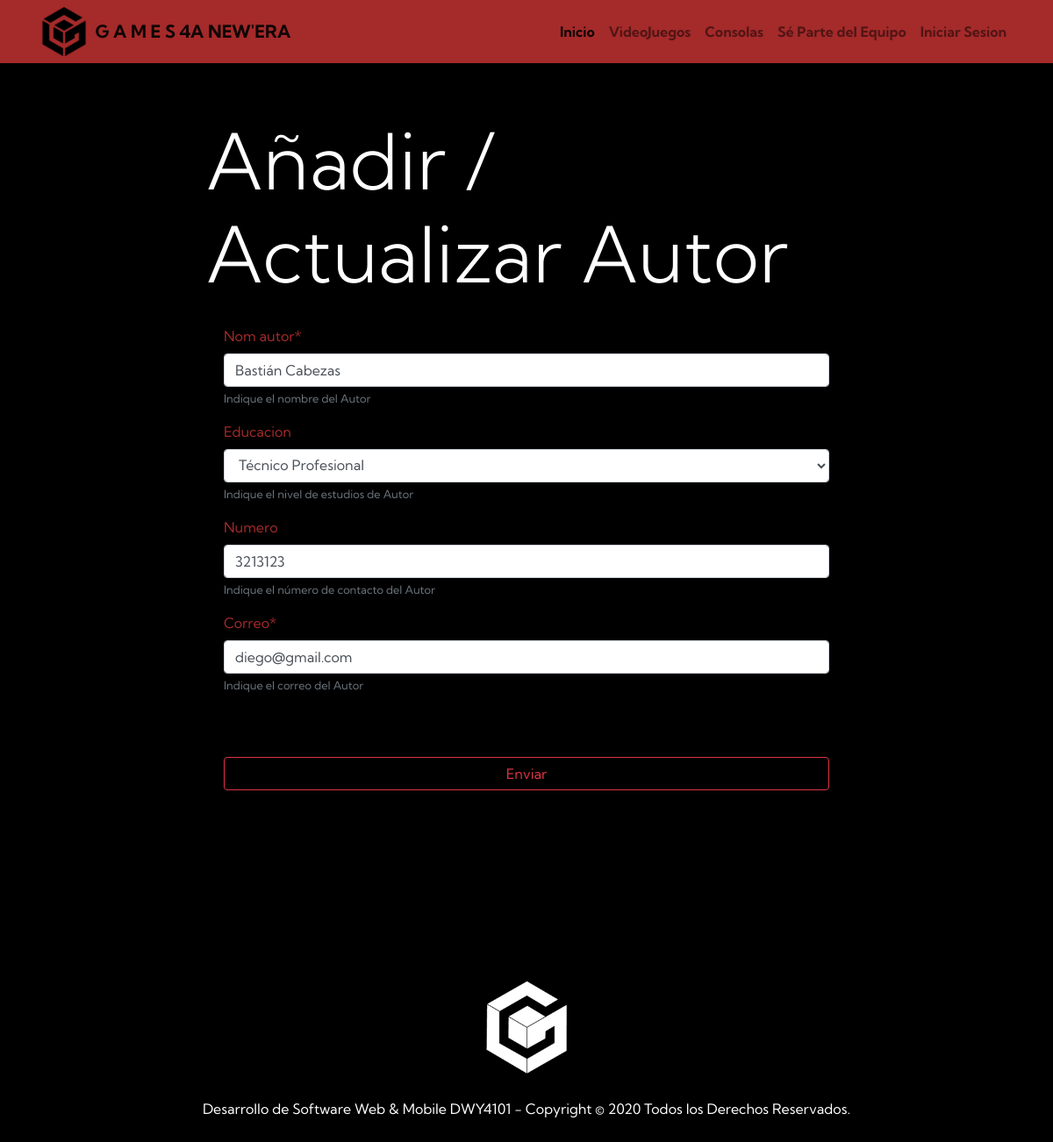
Before: /access/autor/1646c83e77cd4451afcba3c1f0a45e48/update/ (signed in) with the older database file.
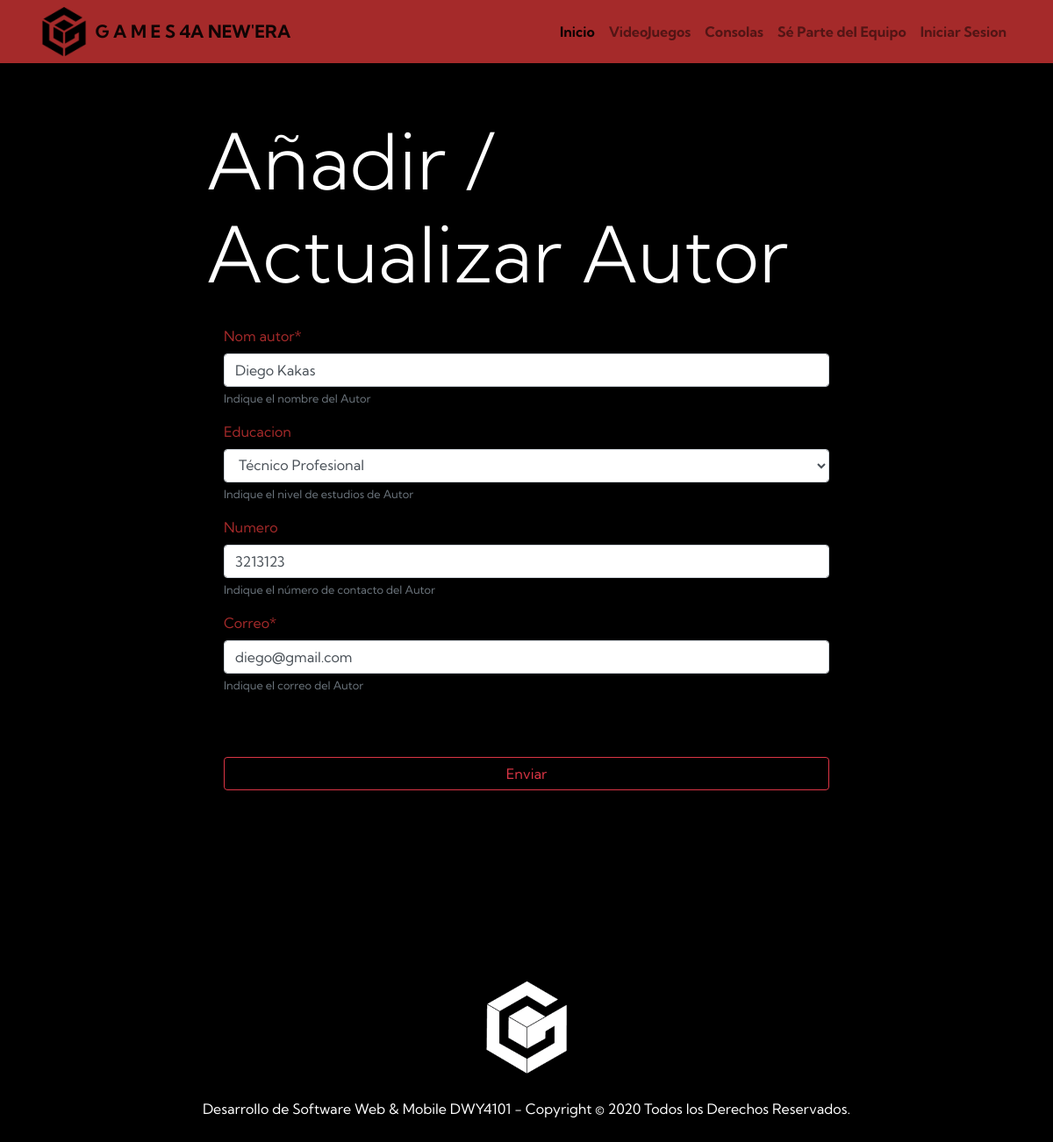
After: the same page with the newer database file.
### Admin_Noticias/models.py (models this page shows, shortened)
class Autor(models.Model):
    id_autor = models.UUIDField(primary_key = True, default = uuid.uuid4, help_text = 'Indique el ID del Autor de noticia')
    nom_autor = models.CharField(max_length = 25, help_text='Indique el nombre del Autor')
    educacion =  models.ForeignKey('NivelEducacional', on_delete = models.SET_NULL, null= True, blank=True, help_text='Indique el nivel de estudios de Autor')
    numero = models.IntegerField(blank = True, null = True, help_text='Indique el número de contacto del Autor')
    correo = models.EmailField(max_length = 50, error_messages = {"Error": "Digite un formato válido!"}, help_text='Indique el correo del Autor')

### Admin_Noticias/views.py (the view)
# urls.py: path('autor/<str:pk>/update/', views.AutorUpdate.as_view(), name='autor_update'),
class AutorUpdate(UpdateView):
    model = Autor
    fields = ['nom_autor','educacion','numero','correo']

### Admin_Noticias/models.py (called while the page is built)
    def __str__(self):
        return self.nivel_educacional

### Admin_Noticias/templates/admin_noticias/autor_form.html (shortened to what this page needs)
{% extends "base_generic.html" %}
{% load crispy_forms_tags %}
{% block content %}
{% if user.is_authenticated  %}{% if user.is_staff %}
<div class="container">
    <div class="row justify-content-center">
        <div class="col-md-8">
            <h1 class="display-2" style="margin-top: 18%;">Añadir / Actualizar Autor</h1>
            <form action="" method="POST">
                <div class="card-body">
                    <div class="form-group">
                      <table class="form_cons colorletra table table-hover table-active h3">
                        {{ form|crispy }}
                      </table>
                    </div>
                    <button type="submit" style="margin-top: 8%; margin-bottom: 12%;" class="btn btn-outline-danger btn-block">Enviar</button>
                </div>
            </form>
        </div>
    </div>
</div>
{% endif %}
{% endif %}
{% endblock %}

Changed rows visible on the page:
changed Autor "Técnico Profesional": nom_autor "Bastián Cabezas" → "Diego Kakas"
